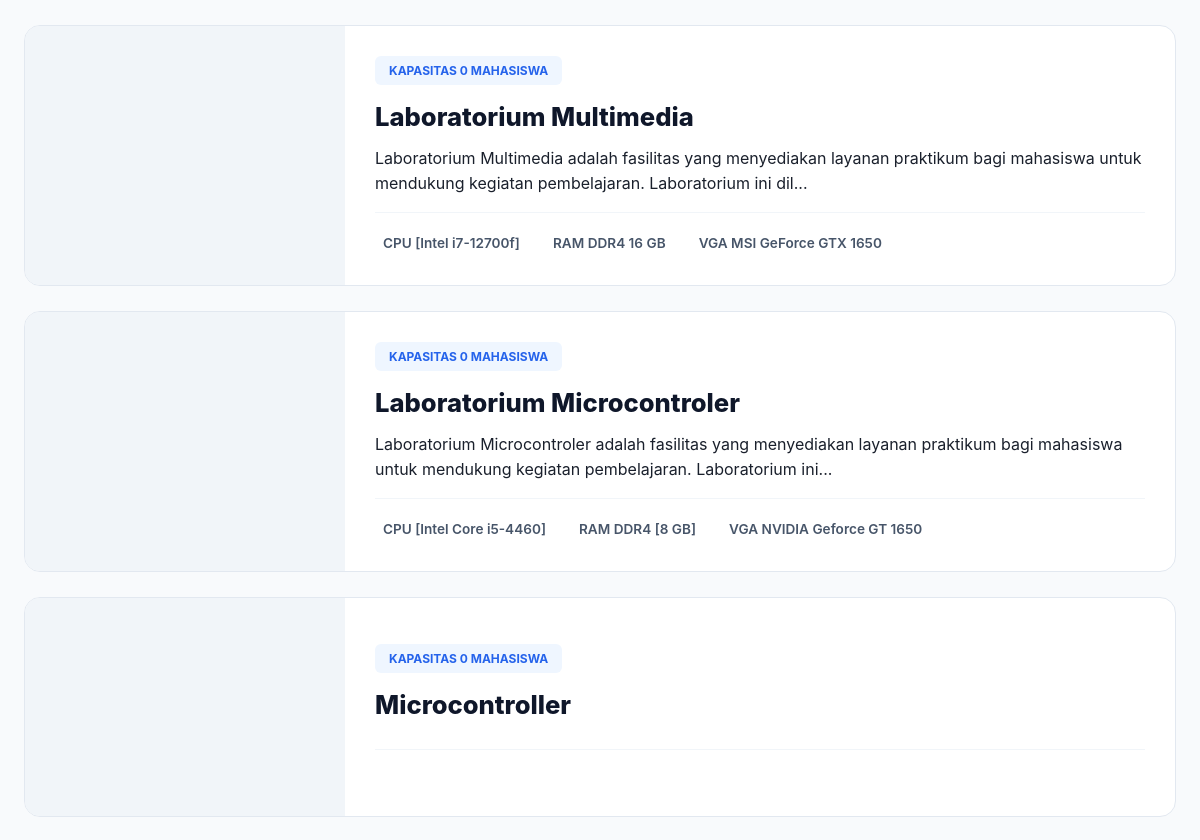
/public/laboratorium (middle part), run on an earlier commit of the app's database.
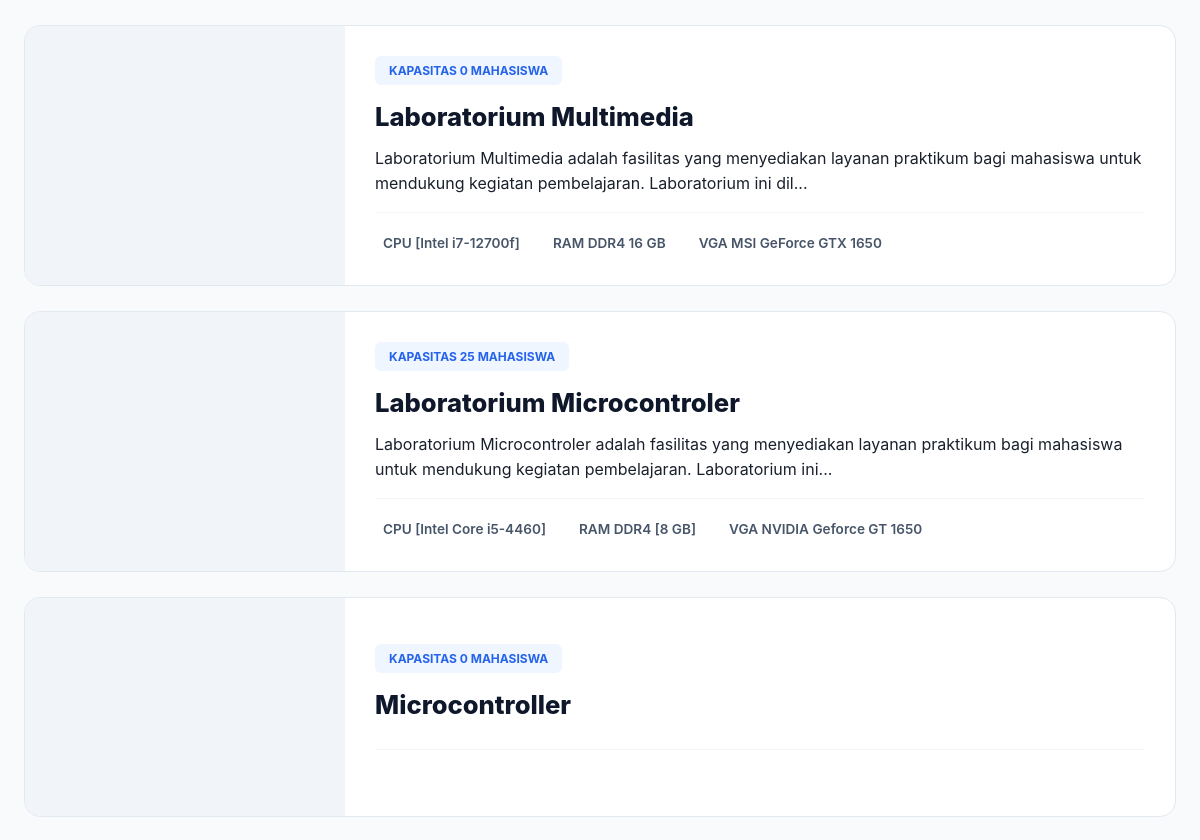
And on a later commit of the database.
### tables this page shows
CREATE TABLE `laboratorium` (
  `idLaboratorium` int(11) NOT NULL,
  `nama` varchar(100) NOT NULL,
  `jenis` enum('Laboratorium','Riset') DEFAULT 'Laboratorium',
  `idKordinatorAsisten` int(11) DEFAULT NULL,
  `deskripsi` text DEFAULT NULL,
  `gambar` varchar(255) DEFAULT NULL,
  `jumlahPc` int(11) DEFAULT NULL,
  `jumlahKursi` int(11) DEFAULT NULL,
  `lokasi` varchar(255) DEFAULT NULL,
  `kapasitas` int(11) DEFAULT 0,
  `processor` varchar(255) DEFAULT NULL,
  `ram` varchar(100) DEFAULT NULL,
  `storage` varchar(100) DEFAULT NULL,
  `gpu` varchar(255) DEFAULT NULL,
  `monitor` varchar(255) DEFAULT NULL,
  `software` text DEFAULT NULL,
  `fasilitas_pendukung` text DEFAULT NULL,
  `koordinator_nama` varchar(255) DEFAULT NULL,
  `koordinator_foto` varchar(255) DEFAULT NULL
);

### app/views/fasilitas/laboratorium.php (the view, shortened to what this page needs)
<?php
$lab_list = [];
if (!empty($data['laboratorium'])) {
    $lab_list = $data['laboratorium'];
} else {
    global $pdo;
    try {
        if ($pdo instanceof PDO) {
            $stmt = $pdo->query("SELECT * FROM laboratorium WHERE jenis = 'Laboratorium' ORDER BY idLaboratorium ASC");
            $lab_list = $stmt->fetchAll(PDO::FETCH_ASSOC);
        }
    } catch (Throwable $e) { $lab_list = []; }
}
?>
<section class="fasilitas-section">
    <div class="container">
        <div class="facility-grid">
            <?php if (!empty($lab_list)) : ?>
                <?php foreach ($lab_list as $row) : ?>
                    <?php
                        $descRaw = $row['deskripsi'] ?? '';
                        $deskripsi = strlen($descRaw) > 150 ? substr($descRaw, 0, 150) . '...' : $descRaw;
                    ?>
                    <a href="<?= PUBLIC_URL ?>/detail_fasilitas/<?= $row['idLaboratorium'] ?>" class="facility-row">
                        <div class="facility-img-side">
                        </div>
                        <div class="facility-info-side">
                            <div class="facility-meta">
                                <span class="badge-info">
                                    <i class="ri-group-line"></i> Kapasitas <?= $row['kapasitas'] ?> Mahasiswa
                                </span>
                            </div>
                            <h3><?= htmlspecialchars($row['nama']) ?></h3>
                            <p><?= htmlspecialchars($deskripsi) ?></p>
                            <div class="mini-specs">
                                <?php if (!empty($row['processor'])) : ?>
                                    <div class="mini-spec-item"><i class="ri-cpu-line"></i> <?= htmlspecialchars($row['processor']) ?></div>
                                <?php endif; ?>
                                <?php if (!empty($row['ram'])) : ?>
                                    <div class="mini-spec-item"><i class="ri-ram-2-line"></i> <?= htmlspecialchars($row['ram']) ?></div>
                                <?php endif; ?>
                                <?php if (!empty($row['gpu'])) : ?>
                                    <div class="mini-spec-item"><i class="ri-window-line"></i> <?= htmlspecialchars($row['gpu']) ?></div>
                                <?php endif; ?>
                            </div>
                        </div>
                    </a>
                <?php endforeach; ?>
            <?php endif; ?>
        </div>
    </div>
</section>

What changed in the data, as far as the page shows it:
changed laboratorium "Laboratorium Microcontroler": kapasitas "0" → "25"
